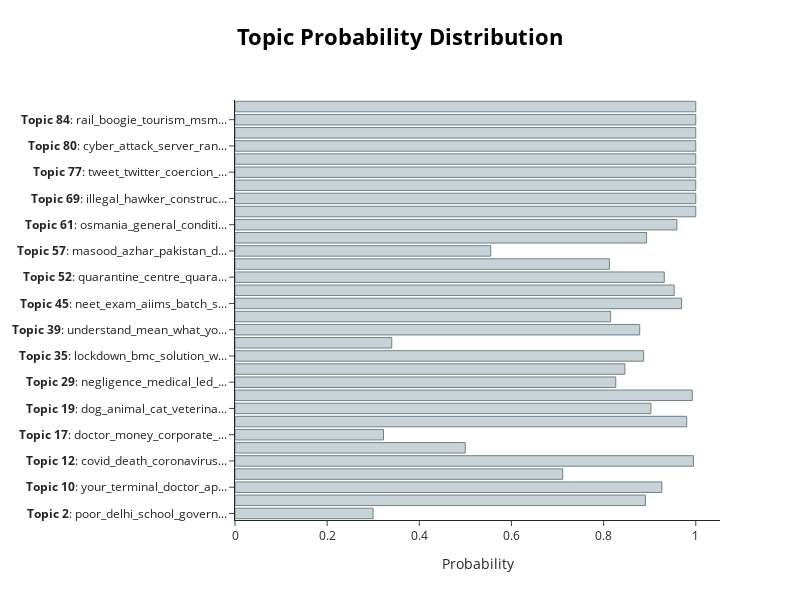

Here is the notebook cell this chart was saved with:
### Code cell
topic_model.visualize_distribution(probs)

### Figure 1 — Plotly figure (JSON) as saved in the notebook; plotly's stock layout.template omitted (floating-point values rounded to 4 significant figures)
{"data": [{"marker": {"color": "#C8D2D7", "line": {"color": "#6E8484", "width": 1}}, "orientation": "h", "type": "bar", "x": [0.2997, 0.8909, 0.9264, 0.7112, 0.9952, 0.4997, 0.3223, 0.9804, 0.9026, 0.9925, 0.8265, 0.8463, 0.8868, 0.3402, 0.8784, 0.8153, 0.9693, 0.9531, 0.9317, 0.8127, 0.555, 0.8932, 0.959, 1, 1, 1, 1, 1, 1, 1, 1, 1], "y": ["<b>Topic 2</b>: poor_delhi_school_govern...", "<b>Topic 6</b>: wild_guess_his_declared_...", "<b>Topic 10</b>: your_terminal_doctor_ap...", "<b>Topic 11</b>: ventilator_icu_bed_lung...", "<b>Topic 12</b>: covid_death_coronavirus...", "<b>Topic 14</b>: protest_against_protest...", "<b>Topic 17</b>: doctor_money_corporate_...", "<b>Topic 18</b>: fire_broke_floor_termin...", "<b>Topic 19</b>: dog_animal_cat_veterina...", "<b>Topic 21</b>: charge_fee_charging_con...", "<b>Topic 29</b>: negligence_medical_led_...", "<b>Topic 31</b>: traffic_ambulance_stuck...", "<b>Topic 35</b>: lockdown_bmc_solution_w...", "<b>Topic 36</b>: claim_document_reimburs...", "<b>Topic 39</b>: understand_mean_what_yo...", "<b>Topic 44</b>: network_airtel_jio_conn...", "<b>Topic 45</b>: neet_exam_aiims_batch_s...", "<b>Topic 49</b>: spitting_stone_nurse_li...", "<b>Topic 52</b>: quarantine_centre_quara...", "<b>Topic 53</b>: cooper_sushant_postmort...", "<b>Topic 57</b>: masood_azhar_pakistan_d...", "<b>Topic 59</b>: rude_staff_talk_behavio...", "<b>Topic 61</b>: osmania_general_conditi...", "<b>Topic 65</b>: school_wastage_poor_our...", "<b>Topic 69</b>: illegal_hawker_construc...", "<b>Topic 75</b>: kidney_dialysis_dilasys...", "<b>Topic 77</b>: tweet_twitter_coercion_...", "<b>Topic 79</b>: consult_andhra_tried_si...", "<b>Topic 80</b>: cyber_attack_server_ran...", "<b>Topic 83</b>: ssr_case_cctv_justice_m...", "<b>Topic 84</b>: rail_boogie_tourism_msm...", "<b>Topic 92</b>: fever_february_syrup_sy..."]}], "layout": {"height": 600, "hoverlabel": {"bgcolor": "white", "font": {"family": "Rockwell", "size": 16}}, "title": {"font": {"color": "Black", "size": 22}, "text": "<b>Topic Probability Distribution</b>", "x": 0.5, "xanchor": "center", "y": 0.95, "yanchor": "top"}, "width": 800, "xaxis": {"title": {"text": "Probability"}}}}
